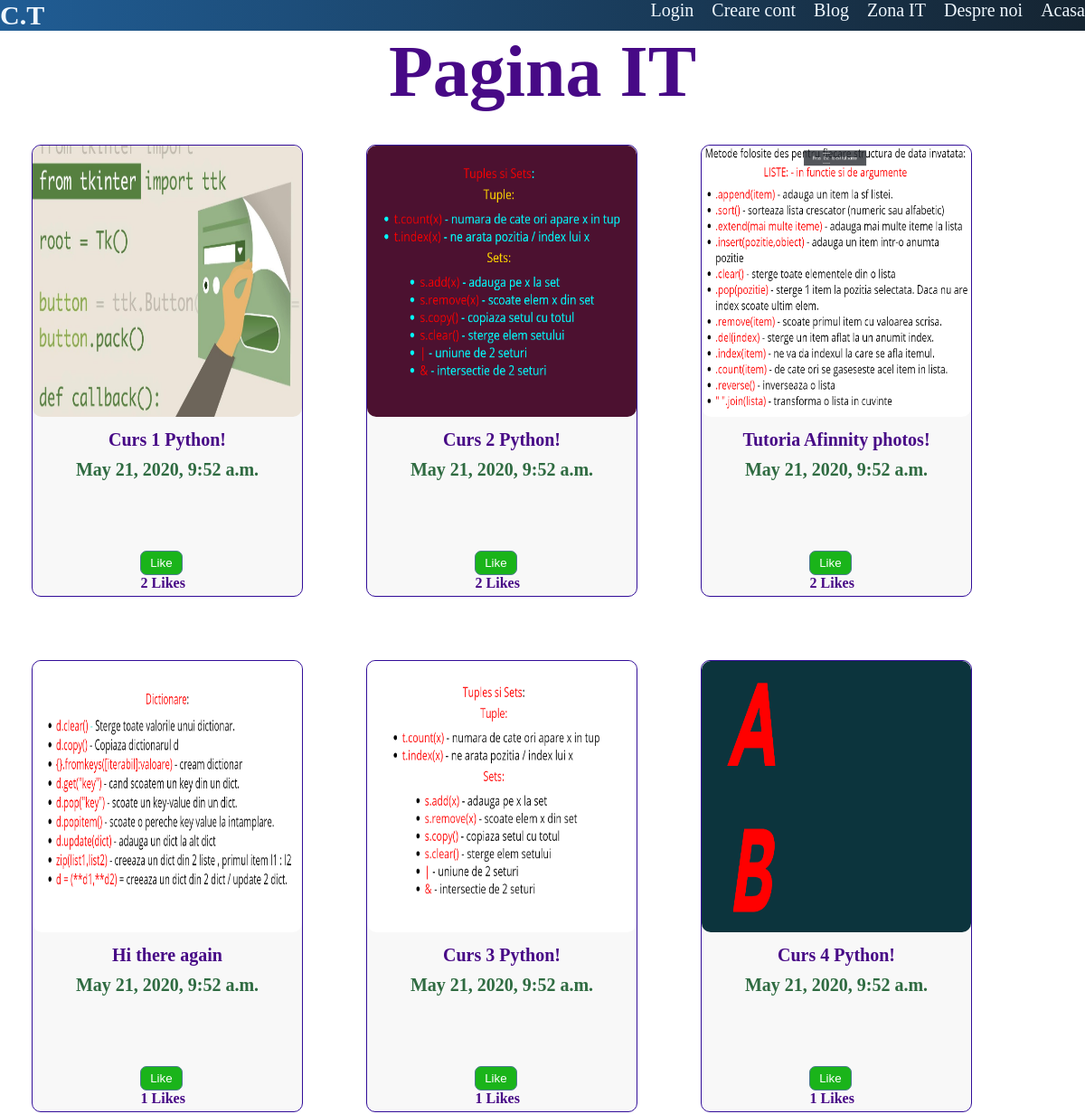
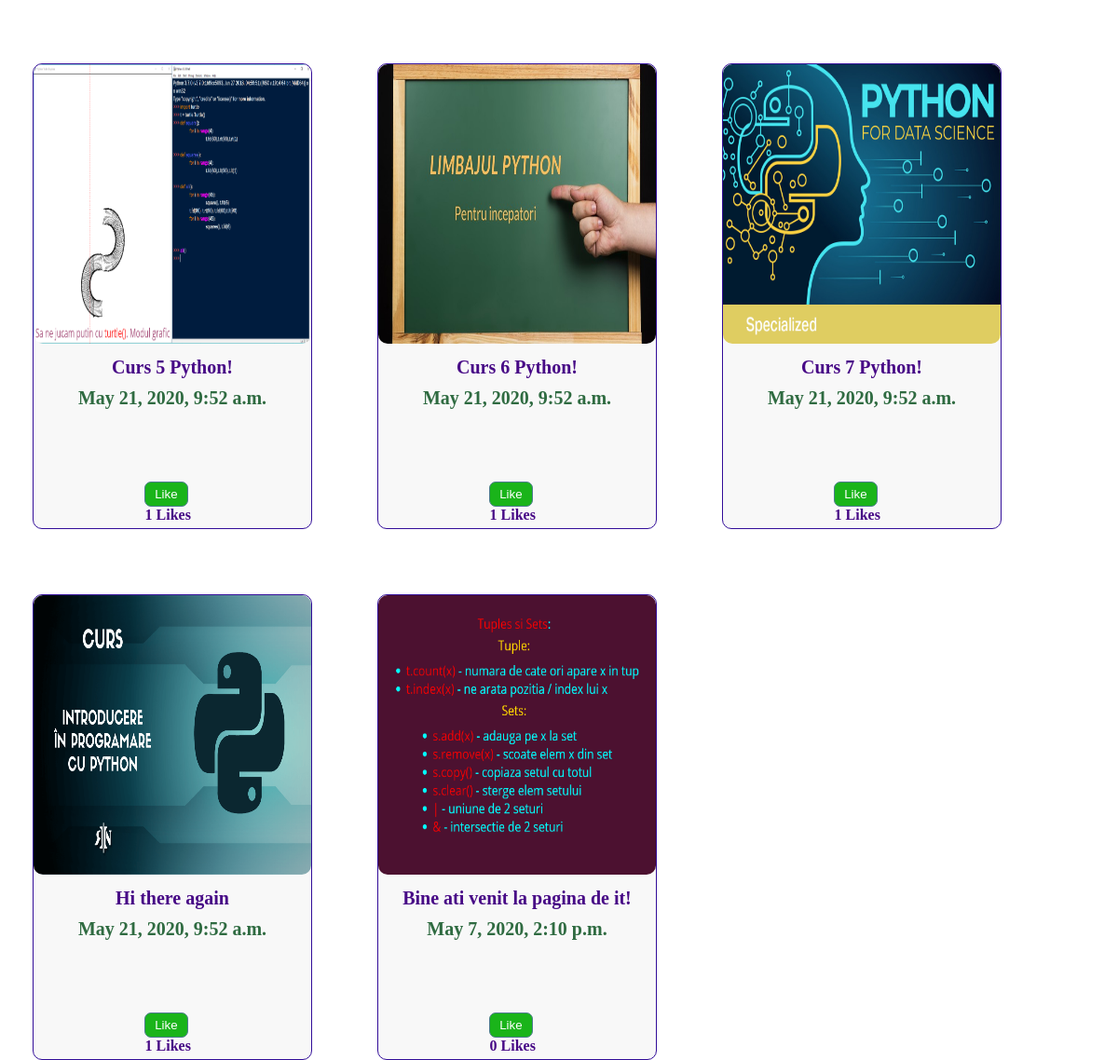
Page /paginait/ on the committed database (2 pictures, top to bottom).
### paginait/models.py (models this page shows, shortened)
class Cursit(models.Model):
    title = models.CharField(max_length=100)
    date = models.DateTimeField(default=datetime.now(), blank=True)
    url = models.URLField(blank=None)
    img = models.ImageField(upload_to='media/picturesIT')
    description = models.TextField()
    isliked = models.ManyToManyField(
        User, default=None, blank=True, related_name='itlikes')

### paginait/views.py (the view)
# urls.py: path('paginait/', include('paginait.urls')),
def paginait(request):
    its = Cursit.objects.order_by('-date')
    user = request.user
    context = {
        'its': its,
        'user': user,
    }
    return render(request, 'paginait.html', context)

### paginait/templates/paginait.html (shortened to what this page needs)
{% load static %}
<!DOCTYPE html>
<html lang="en">
  <head>
    <link rel="stylesheet" href="{% static 'css/paginait.css' %}" />
  </head>
  <body>
    <header>
      <nav class="navbar">
        <h1 id="logo">C.T</h1>
        <ul class="links">
          <li><a href="{% url 'home' %}">Acasa</a></li>
          <li><a href="{% url 'desprenoi' %}">Despre noi</a></li>
          <li><a href="{% url 'paginait' %}">Zona IT</a></li>
          <li><a href="{% url 'blog' %}">Blog</a></li>
          <li><a href="{% url 'autentificare' %}">Creare cont</a></li>
          <li><a href="{% url 'loginpage' %}">Login</a></li>
        </ul>
      </nav>
    </header>
    <h1>Pagina IT</h1>
    {%for it in its %}
    <div class="responsive">
      <div class="gallery">
        <a href="{% url 'postari' it.id %}"
          ><img src="{{it.img.url}}" alt=""
        /></a>
        <div class="descriere">
          <h1>{{it.title}}</h1>
          <h2>{{it.date}}</h2>
          <div class="likes">
            <form action="{% url 'like-post' %}" method="POST">
              {% if user not in it.isliked.all %}
              <button class="like-button" type="submit">Like</button>
              {% else %}
              <button class="dislike-button" type="submit">Dislike</button>
              {% endif %}
            </form>
            <h4>{{it.isliked.all.count}} Likes</h4>
          </div>
        </div>
      </div>
    </div>
    {%endfor %}
  </body>
</html>

### paginait/static/css/paginait.css (style rules this page uses)
* { margin: 0; padding: 0; box-sizing: border-box; }
html, body { height: 100%; }
.links li { display: inline; }
.links a { color: aliceblue; float: right; text-decoration: none; font-size: 20px; margin-left: 20px; }
#logo { color: aliceblue; float: left; }
.navbar { background-color: rgb(21, 36, 49); }
h1 { color: rgb(71, 9, 134); text-align: center; font-size: 80px; font-family: "Monoton", cursive; font-family: "Cinzel Decorative", cursive; }
h2 { color: rgb(47, 107, 65); font-size: 50px; text-align: center; font-family: "Amatic SC", cursive; }

### paginait/templates/paginait.html (style rules this page uses)
* { margin: 0; padding: 0; box-sizing: border-box; }
html, body { height: 100%; }
.links li { display: inline; }
.links a { color: aliceblue; float: right; text-decoration: none; font-size: 20px; margin-left: 20px; }
#logo { font-size: 30px; color: aliceblue; float: left; }
.navbar { background:linear-gradient(to left , rgb(21, 36, 49) , rgb(32, 93, 149) ); }
div.gallery { margin: 35px; border: 1px solid rgb(50, 13, 153); float: left; width: 300px; height: 500px; background-color: rgb(248, 248, 248); border-radius: 10px; position: relative; }
div.gallery img { width: 100%; height: 300px; border-radius: 5px; border-radius: 10px; }
.descriere h1 { margin-top: 10px; font-size: 20px; text-align: center; }
.descriere h2 { margin-top: 10px; font-size: 20px; text-align: center; }
.likes { height: 50px; width: 50px; margin: auto; padding-top: 20px; margin-bottom: 10px; position: absolute; bottom: 10px; left: 40%; }
.like-button { padding: 5px 10px; background-color: rgb(26, 180, 26); border: 1px solid rgb(78, 123, 144); border-radius: 7px; color: white; }
.likes h4 { color: rgb(71, 9, 134); text-align: center; }

### rows in the picture
Cursit: img (picture), title "Curs 1 Python!", date "May 21, 2020, 9:52 a.m.", shows "Like", isliked.all.count "2"
Cursit: img (picture), title "Curs 2 Python!", date "May 21, 2020, 9:52 a.m.", shows "Like", isliked.all.count "2"
Cursit: img (picture), title "Tutoria Afinnity photos!", date "May 21, 2020, 9:52 a.m.", shows "Like", isliked.all.count "2"
Cursit: img (picture), title "Hi there again", date "May 21, 2020, 9:52 a.m.", shows "Like", isliked.all.count "1"
Cursit: img (picture), title "Curs 3 Python!", date "May 21, 2020, 9:52 a.m.", shows "Like", isliked.all.count "1"
Cursit: img (picture), title "Curs 4 Python!", date "May 21, 2020, 9:52 a.m.", shows "Like", isliked.all.count "1"
Cursit: img (picture), title "Curs 5 Python!", date "May 21, 2020, 9:52 a.m.", shows "Like", isliked.all.count "1"
Cursit: img (picture), title "Curs 6 Python!", date "May 21, 2020, 9:52 a.m.", shows "Like", isliked.all.count "1"
Cursit: img (picture), title "Curs 7 Python!", date "May 21, 2020, 9:52 a.m.", shows "Like", isliked.all.count "1"
Cursit: img (picture), title "Hi there again", date "May 21, 2020, 9:52 a.m.", shows "Like", isliked.all.count "1"
Cursit: img (picture), title "Bine ati venit la pagina de it!", date "May 7, 2020, 2:10 p.m.", shows "Like", isliked.all.count "0"
